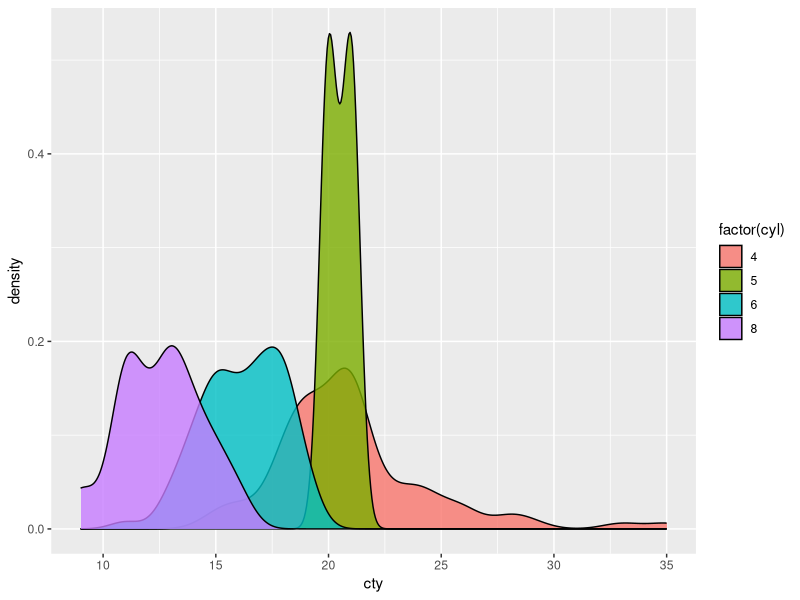
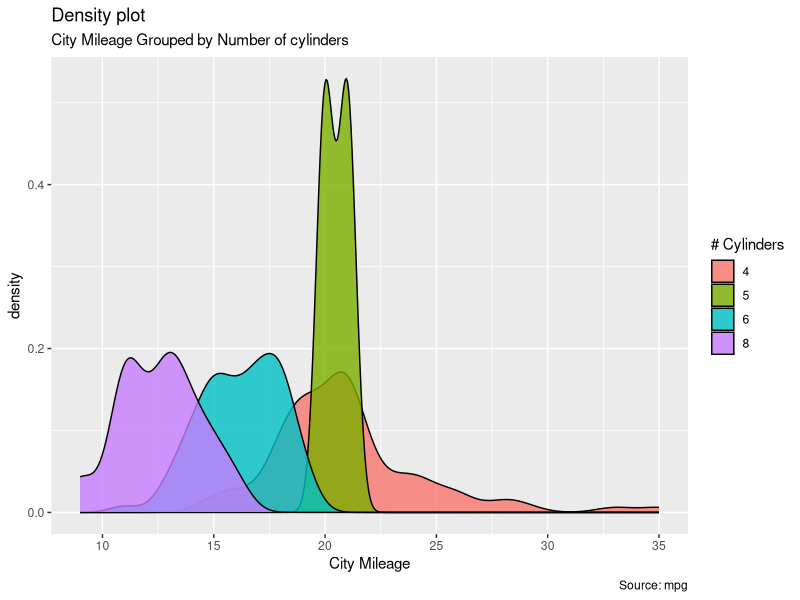

These charts were generated, in order, by the following R code:
# Load Modules
library(ggplot2)

# Dataset
head(mpg)

# Plot
p <- ggplot(mpg, aes(cty)) +
  geom_density(aes(fill=factor(cyl)), alpha=0.8)

p
  
p + labs(title="Density plot", 
       subtitle="City Mileage Grouped by Number of cylinders",
       caption="Source: mpg",
       x="City Mileage",
       fill="# Cylinders")
